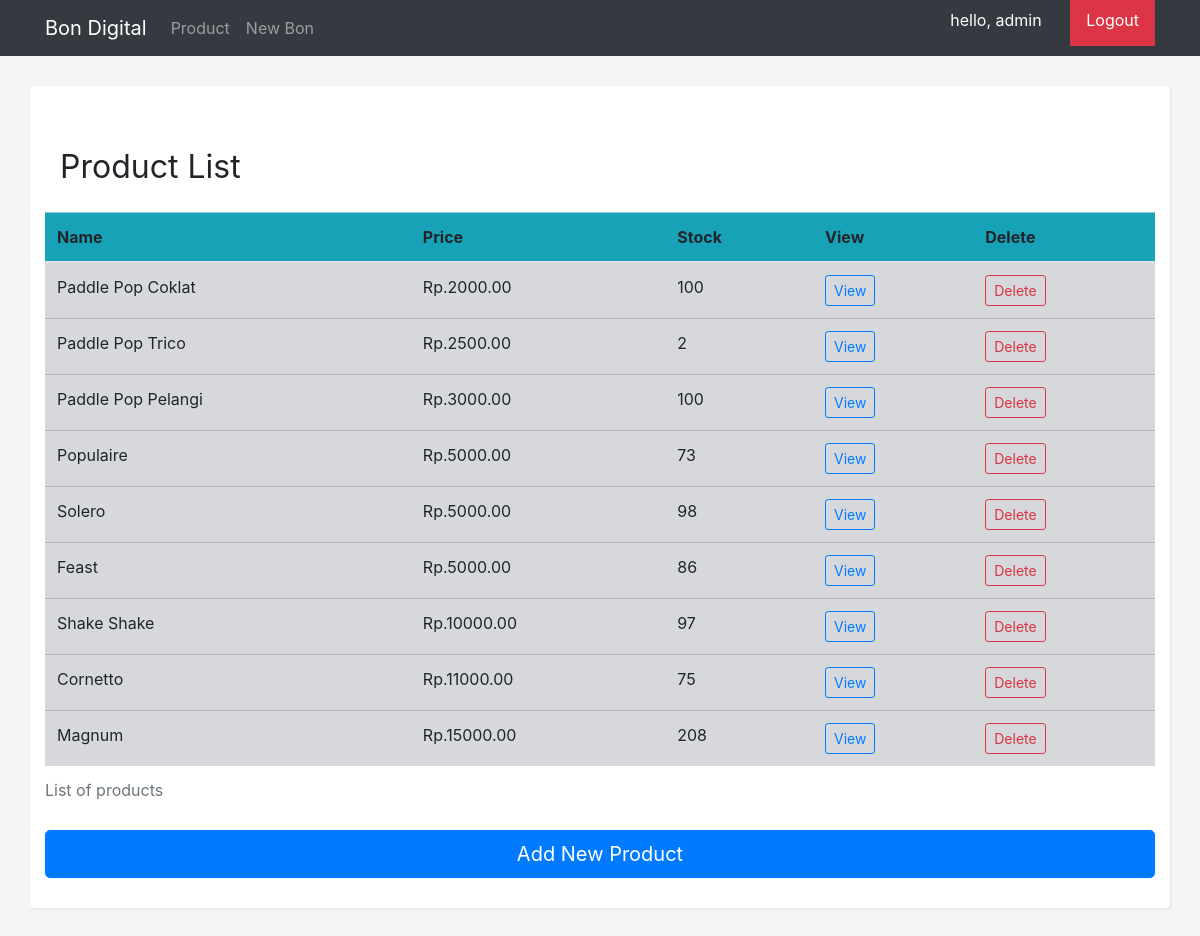
The page /product (signed in) on the database as committed earlier.
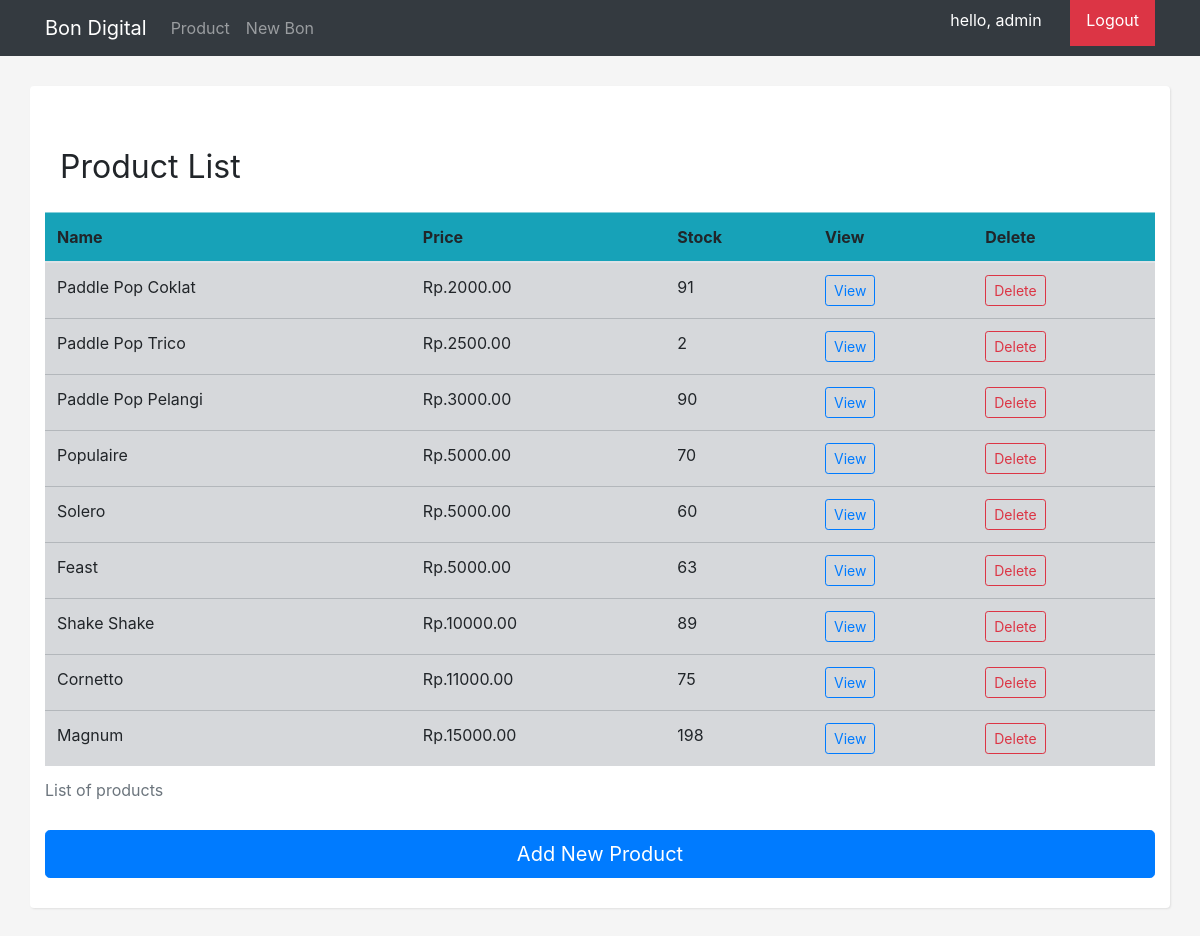
The same page on the database as committed later.
### tugaspi/models.py (models this page shows, shortened)
class Product(models.Model):
    letters = RegexValidator(r'^[a-z A-Z]*$', 'Only alphanumeric characters are allowed.')
    name = models.CharField('Name', max_length=100, validators=[letters], unique=True)
    description = models.TextField('Description', default='-', blank=True)
    price = models.DecimalField('Price', decimal_places=2, max_digits=8)
    stock = models.IntegerField('Stock', default=0,
        validators= [MinValueValidator(0), MaxValueValidator(1000)]
    )
    created = models.DateTimeField('Created', auto_now_add=True)
    changed = models.DateTimeField('Changed', auto_now=True)
    class Meta:
        ordering = ['price']

### tugaspi/views.py (the view)
# urls.py: path('product', ProductList.as_view(), name='product_list'),
class ProductList(ListView):
    model = Product
    template_name = 'product/product_list.html'

### tugaspi/templates/product/product_list.html (shortened to what this page needs)
{% extends 'base.html' %}
{% block content %}
    <h1 class="my-4">
        <small>Product List</small>
    </h1>
    <div class="row">
    {% if object_list %}
        <div class="table-responsive" style="overflow-x: scroll">
            <table class="table">
                <caption>List of products</caption>
                <thead class="table-info">
                    <tr class="bg-info">
                        <th scope="col">Name</th>
                        <th scope="col">Price</th>
                        {% if user.is_authenticated %}
                        <th scope="col">Stock</th>
                        <th scope="col">View</th>
                        <th scope="col">Delete</th>
                        {% endif %}
                    </tr>
                </thead>
                <tbody>
                    {% for product in object_list %}
                    <tr class="table-secondary">
                        <td>{{ product.name }}</td>
                        <td>Rp.{{ product.price }}</td>
                        {% if user.is_authenticated %}
                        <td>{{ product.stock }}</td>
                        <td><a href="{% url 'product_view' product.id %}"><button type="button" class="btn btn-outline-primary btn-sm">View</button></a></td>
                        <td><a href="{% url 'product_delete' product.id %}"><button type="button" class="btn btn-outline-danger btn-sm">Delete</button></a></td>
                        {% endif %}
                    </tr>
                    {% endfor %}
                </tbody>
            </table>
            <a href="{% url 'product_new' %}"><button type="button" class="btn btn-primary btn-lg btn-block">Add New Product</button></a>
        </div>
    {% else %}
    <div class="col-12">
        <div class="alert alert-warning" role="alert">
            There is no product, yet. But if you want, you can add from <a class="badge badge-info" href="{% url 'product_new' %}"><strong>here.</strong></a>
        </div>
    </div>
    {% endif %}
    </div>
{% endblock %}

### tugaspi/templates/base.html (shortened to what this page needs)
{% load static %}<!DOCTYPE html>
<html lang="en">
  <head>
    <link href="{% static 'css/bootstrap.min.css' %}" rel="stylesheet">
    <link href="{% static 'css/style.css' %}" rel="stylesheet">
  </head>
  <body>
    <nav class="navbar navbar-expand-lg navbar-dark bg-dark">
      <div class="container">
        <a class="navbar-brand" href="/">Bon Digital</a>
        <div class="collapse navbar-collapse" id="navbarResponsive">
          <ul class="navbar-nav mr-auto">
            {% if user.is_authenticated %}
            <li class="nav-item">
              <a class="nav-link" href="{% url 'product_list'  %}">Product</a>
            </li>
            <li class="nav-item">
              <a class="nav-link" href="{% url 'salin_barang'  %}">New Bon</a>
            </li>
            {% endif %}
          </ul>
          <ul class="navbar-nav ml-auto">
            {% if user.is_authenticated %}
            <li style="width: 120px;">
              <p class="text-white">hello, {{user.username}}</p>
            </li>
            <li class="nav-item">
              <a class="p-3 mb-2 bg-danger text-white" href="{% url 'logout' %}">Logout</a>
            </li>
            {% else %}
            <li class="nav-item">
              <a class="p-3 mb-2 bg-primary text-white" href="{% url 'login' %}">Login</a>
            </li>
            {% endif %}
          </ul>
        </div>
      </div>
    </nav>
    <div class="container" id="app">
        {% block content %}
        {% endblock %}
    </div>
  </body>
</html>

### tugaspi/static/css/style.css (style rules this page uses)
body { background: whitesmoke }
#app { background: white; padding: 30px; margin: 30px auto; -webkit-box-shadow: 1px 1px 2px 0px rgba(224,224,224,1); -moz-box-shadow: 1px 1px 2px 0px rgba(224,224,224,1); box-shadow: 1px 1px 2px 0px rgba(224,224,224,1); border-radius: 4px; }

Rows that differ between the two databases and show on the page:
changed Product "Paddle Pop Coklat": stock "100" → "91"
changed Product "Paddle Pop Pelangi": stock "100" → "90"
changed Product "Populaire": stock "73" → "70"
changed Product "Solero": stock "98" → "60"
changed Product "Feast": stock "86" → "63"
changed Product "Shake Shake": stock "97" → "89"
changed Product "Magnum": stock "208" → "198"
